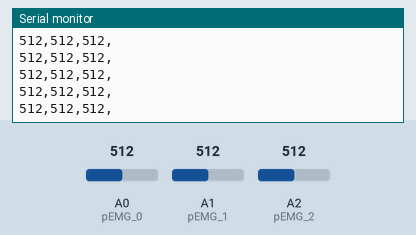
A sketch run on a simulated Arduino Uno, built with avr-gcc and run on an emulated ATmega328P. Shown: the last lines printed to the serial monitor. The test bench sets the inputs (shaded band); at power-on: A0 (pEMG_0) = 512, A1 (pEMG_1) = 512, A2 (pEMG_2) = 512.

Above: at 1.2 s.
1.3 s: A0 (pEMG_0) set to 716
At 2.3 s:
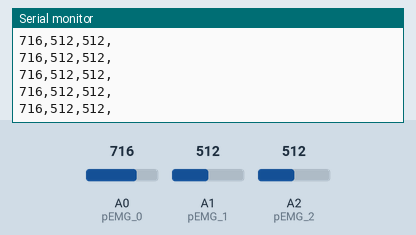
4.3 s: A1 (pEMG_1) set to 716
At 5.1 s:
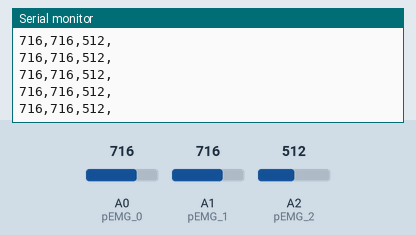
5.8 s: A2 (pEMG_2) set to 716
At 6.4 s:
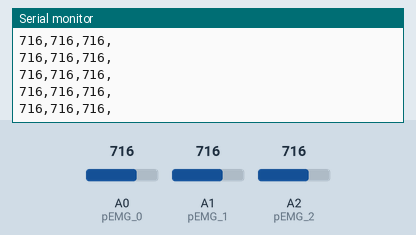
7.3 s: A0 (pEMG_0) set to 900
At 8.0 s:
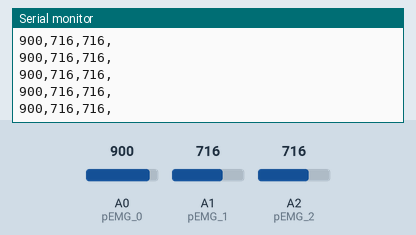
8.8 s: A1 (pEMG_1) set to 900
At 9.8 s:
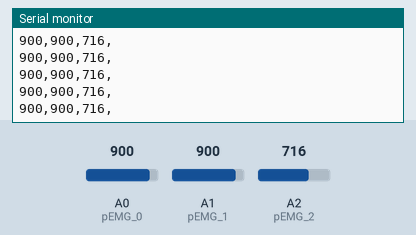
10.3 s: A2 (pEMG_2) set to 900
At 10.9 s:
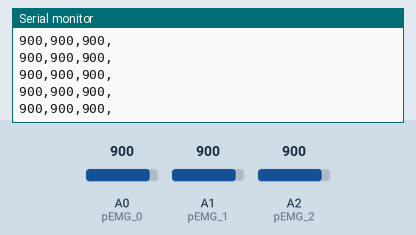
Timing chart, 0 to 12.8 s (numbered marks = the images above; inputs shaded):
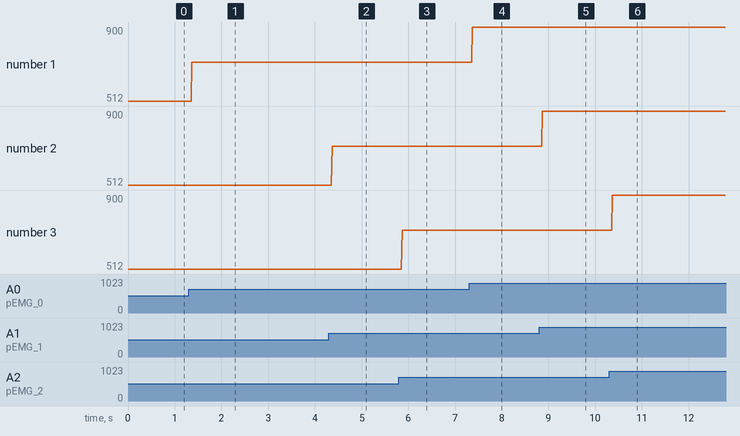

Measured:
- after the input at 1.3 s, the serial monitor: prints a new line after 0.07 s (image 1)
- after the input at 4.3 s, the serial monitor: prints a new line after 0.07 s (image 2)
- after the input at 5.8 s, the serial monitor: prints a new line after 0.07 s (image 3)
- after the input at 7.3 s, the serial monitor: prints a new line after 0.07 s (image 4)
- after the input at 8.8 s, the serial monitor: prints a new line after 0.07 s (image 5)
- after the input at 10.3 s, the serial monitor: prints a new line after 0.07 s (image 6)
- plotted number 1: 512 → 716 after the input at 1.3 s, 716 → 900 after the input at 7.3 s

The sketch:

ADC_EMG.ino
```cpp
int pEMG_0 = A0;
int pEMG_1 = A1;
int pEMG_2 = A2;

int aEMG_0;
int aEMG_1;
int aEMG_2;

void setup()
{
  Serial.begin(9600);
}

void loop()
{
  aEMG_0 = analogRead(pEMG_0);
  aEMG_1 = analogRead(pEMG_1);
  aEMG_2 = analogRead(pEMG_2);


 // Serial.print(millis());
 // Serial.print(",");
  Serial.print(aEMG_0);
  Serial.print(",");
  Serial.print(aEMG_1);
  Serial.print(",");
  Serial.print(aEMG_2);
  Serial.print(",");
  Serial.println();
  //delayMicroseconds(950);
  delay(10);
}
```
